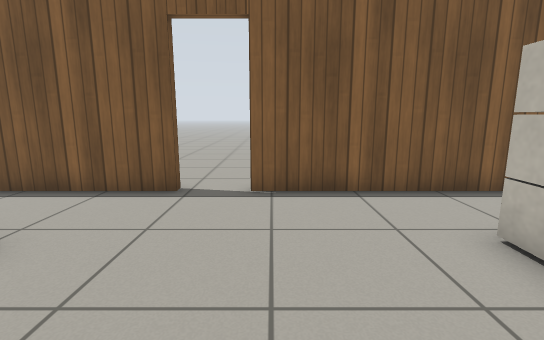
View 1 (above)

16 first-person views from a walk through a Gazebo world. The camera is 0.88 m above the floor, tilts 10° down and sees 85° across. The floor is counted in squares, 0.5 m on a side. Each view is taken from the middle of a square. On the plan, view 1 faces up. The plan holds only what a view shows up to about 16 squares ahead; the rest is blank. Gazebo's built-in surfaces are drawn with simple patterns. Some stock models are drawn as simple stand-ins. Some surface patterns are stand-ins.

View 2
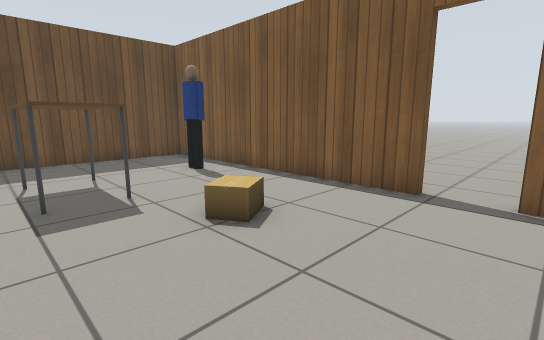

View 3
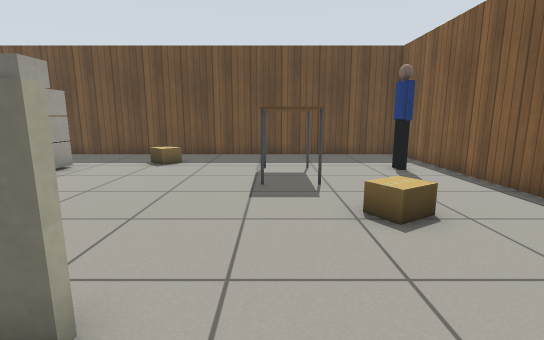

View 4
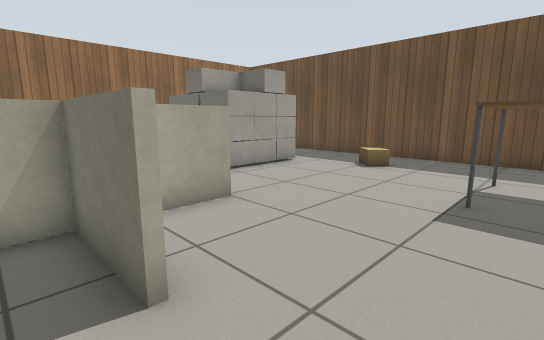

View 5
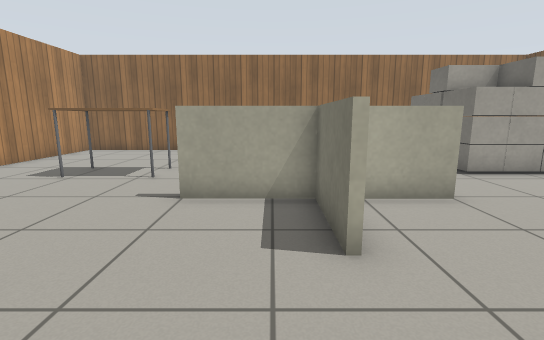

View 6
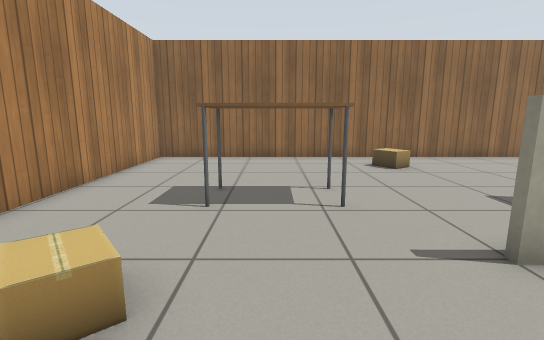

View 7
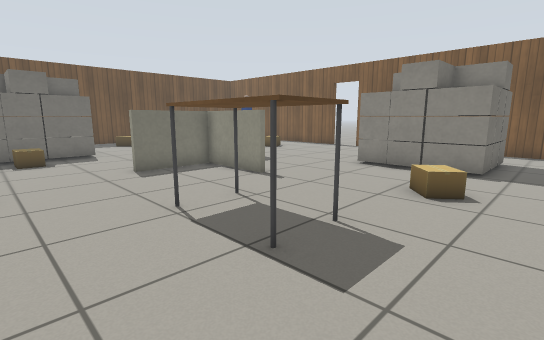

View 8
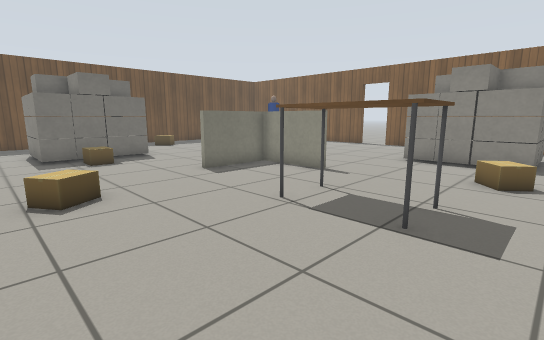

View 9
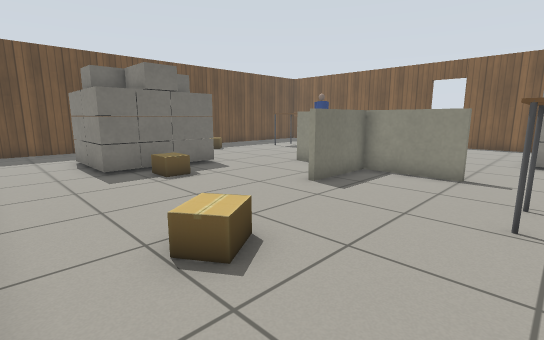

View 10
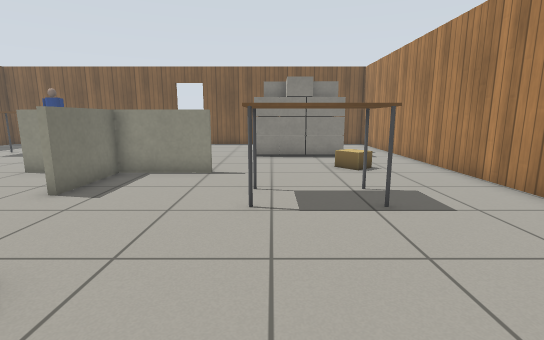

View 11
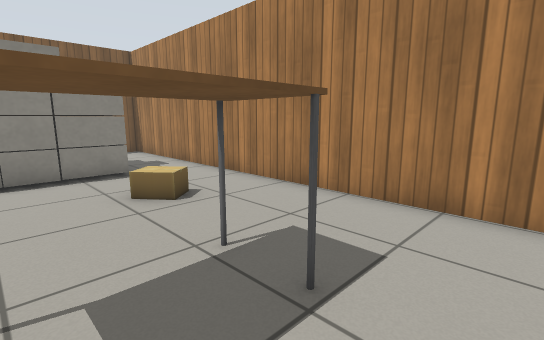

View 12
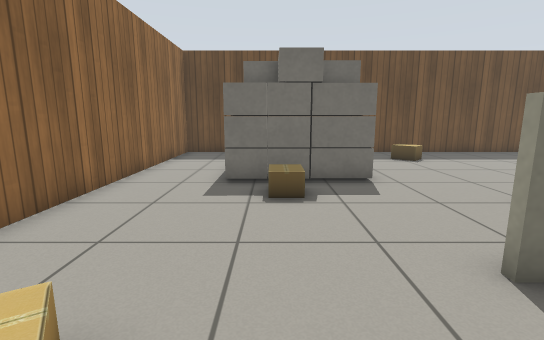

View 13
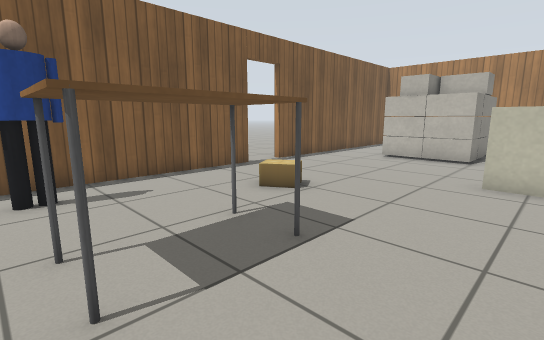

View 14
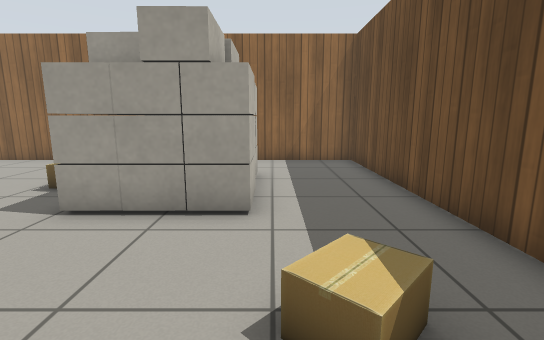

View 15
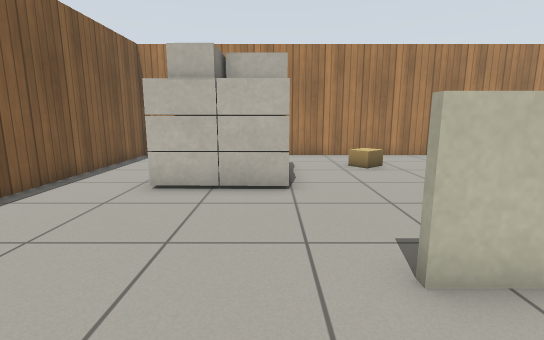

View 16
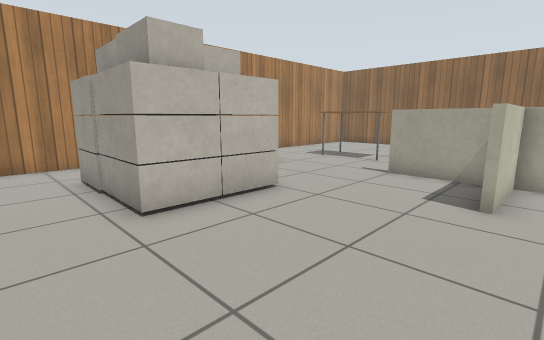

### Floor plan
Points are (right, up) in squares from view 1. A wall is a line through its corners. A room is listed if a view was taken in it or the views show most of it. See-through windows are left out.
Room 1 (views 1, 2, 3, 4, 5, 13, 14, 15, 16)
walls: (-2.2, 7) (-13.3, 7) (-13.3, -4.4); (3.4, 7) (-0.6, 7)
low walls: (-4.1, -3.3) (-0.9, -3.3); (-1.2, -3.5) (-1.2, -0.5)
ways out: opening at (-8.5, -5.3) to room 2; opening at (2.3, 2.2) to room 2; open door at (-1.5, 7)
objects: cardboard box (-11, -4) to (-10, -3); person (-10, 5) to (-9, 5); table (-9, 1) to (-7, 2); cardboard box (-5, 3) to (-4, 4)
Room 2 (views 6, 7, 8, 9, 10, 11, 12)
walls: (-13.3, -4.4) (-13.3, -13.4) (10.1, -13.4) (10.1, 7) (3.4, 7)
low walls: (2, -3.5) (-1.2, -3.5); (-1, -3.5) (-1, -6.4); (-0.9, -3.3) (2, -3.3); (-3.3, -3.5) (-4.1, -3.5); (-1, -0.5) (-1, -3.4)
ways out: opening at (-8.5, -5.3) to room 1; opening at (2.3, 2.2) to room 1
objects: other object (-9, -10) to (-6, -6); cardboard box (-5, -9); cardboard box (0, -11) to (1, -10); other object (3, 1) to (7, 4); table (4, -7) to (6, -6); cardboard box (7, -3) to (7, -2)

Where each view was taken, in squares from view 1:
view 1: 0 up, 0 right, facing up
view 2: 0 up, 0 right, facing up-left
view 3: 1 up, 1 right, facing left
view 4: 2 up, 0 right, facing down-left
view 5: 3 up, 0 right, facing down
view 6: 0 up, 5 right, facing down
view 7: 10 down, 9 right, facing up-left
view 8: 12 down, 8 right, facing up-left
view 9: 13 down, 4 right, facing up-left
view 10: 13 down, 4 right, facing up
view 11: 9 down, 4 right, facing up-right
view 12: 9 down, 2 right, facing left
view 13: 2 down, 10 left, facing up-right
view 14: 1 down, 10 left, facing down
view 15: 1 up, 4 left, facing right
view 16: 6 up, 2 left, facing down-right
